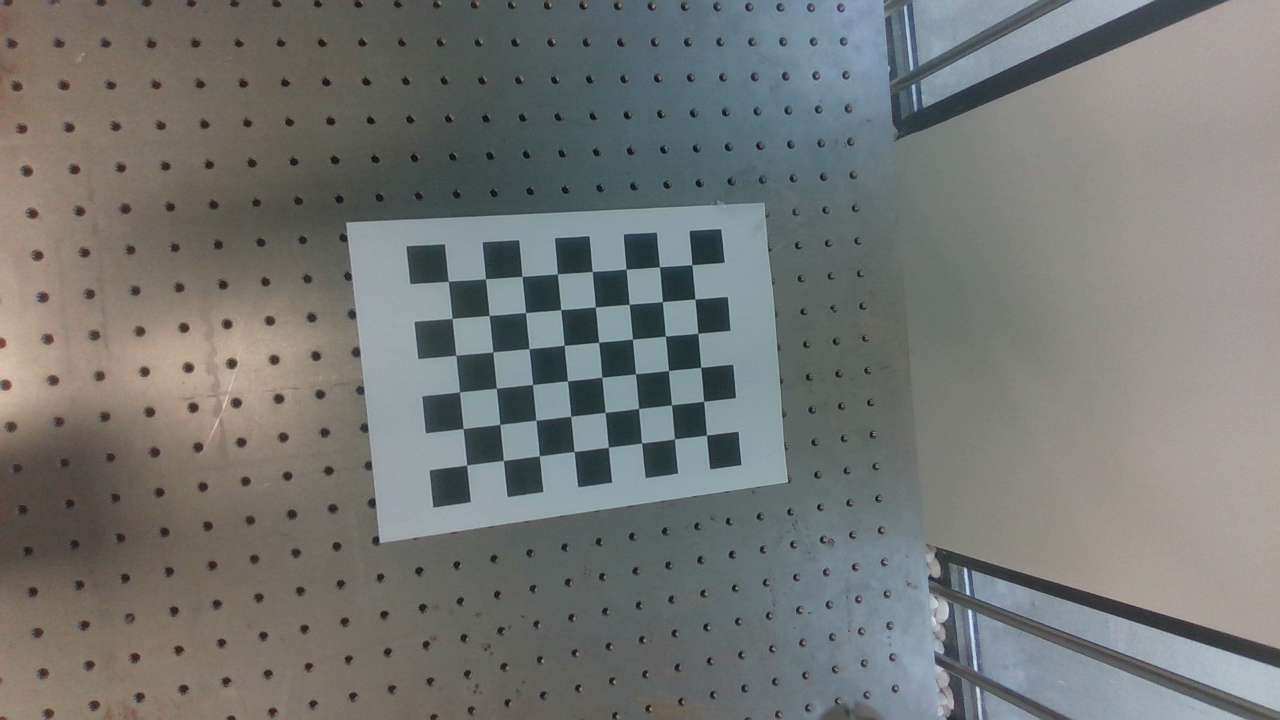
#> input picture calibration/saved_07_14_16_18/8.png, 1280 x 720 px, found by its file name
$ jupyter execute --allow-errors test.ipynb
#> lines starting #> are read from the running program, lines starting #| are printed output that depends on the picture; after the words box and inside, x2 and y2 are one past the last pixel; in counts of white or black regions, pixels touching at a corner belong together
[cell 1]
import numpy as np
import cv2
import matplotlib.pyplot as plt

[cell 2]
# termination criteria
criteria = (cv2.TERM_CRITERIA_EPS + cv2.TERM_CRITERIA_MAX_ITER, 30, 0.001)

# prepare object points, like (0,0,0), (1,0,0), (2,0,0) ....,(6,5,0)
objp = np.zeros((6*7,3), np.float32)
objp[:,:2] = np.mgrid[0:7,0:6].T.reshape(-1,2)

# Arrays to store object points and image points from all the images.
objpoints = [] # 3d point in real world space
imgpoints = [] # 2d points in image plane.

[cell 3]
objp.shape

#> (a cell that did not finish here is left out)

[cell 5]
img_path = r'C:\Users\HP\Desktop\hzq\hanglok-robotics\calibration\saved_07_14_16_18\8.png'

img = cv2.imread(img_path)
#> img is the input picture: shape (720, 1280, 3); mean B, G, R 116.3, 118.4, 116.9


lwr = np.array([0,0,143])
upr = np.array([179,61,252])
hsv = cv2.cvtColor(img,cv2.COLOR_BGR2HSV)
#> hsv: shape (720, 1280, 3); mean H, S, V 53.8, 34.8, 125
msk = cv2.inRange(hsv,lwr,upr)
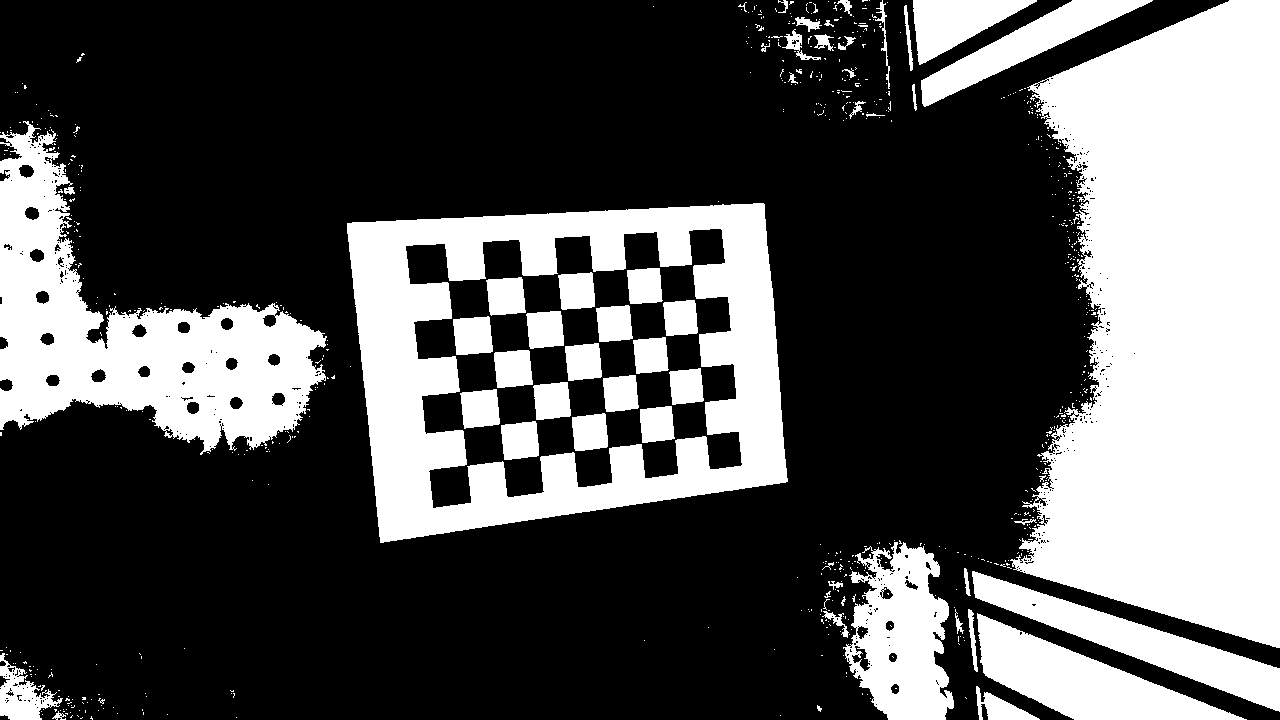
#> msk: shape (720, 1280); 33.3% white; 704 white regions (647 under 20 px), largest, box (x1, y1, x2, y2) and area: (1010, 0, 1280, 648) 126243, (347, 203, 788, 543) 63563, (0, 121, 327, 455) 43690
krn = cv2.getStructuringElement(cv2.MORPH_RECT,(50,30))
dlt = cv2.dilate(msk,krn,iterations=5)
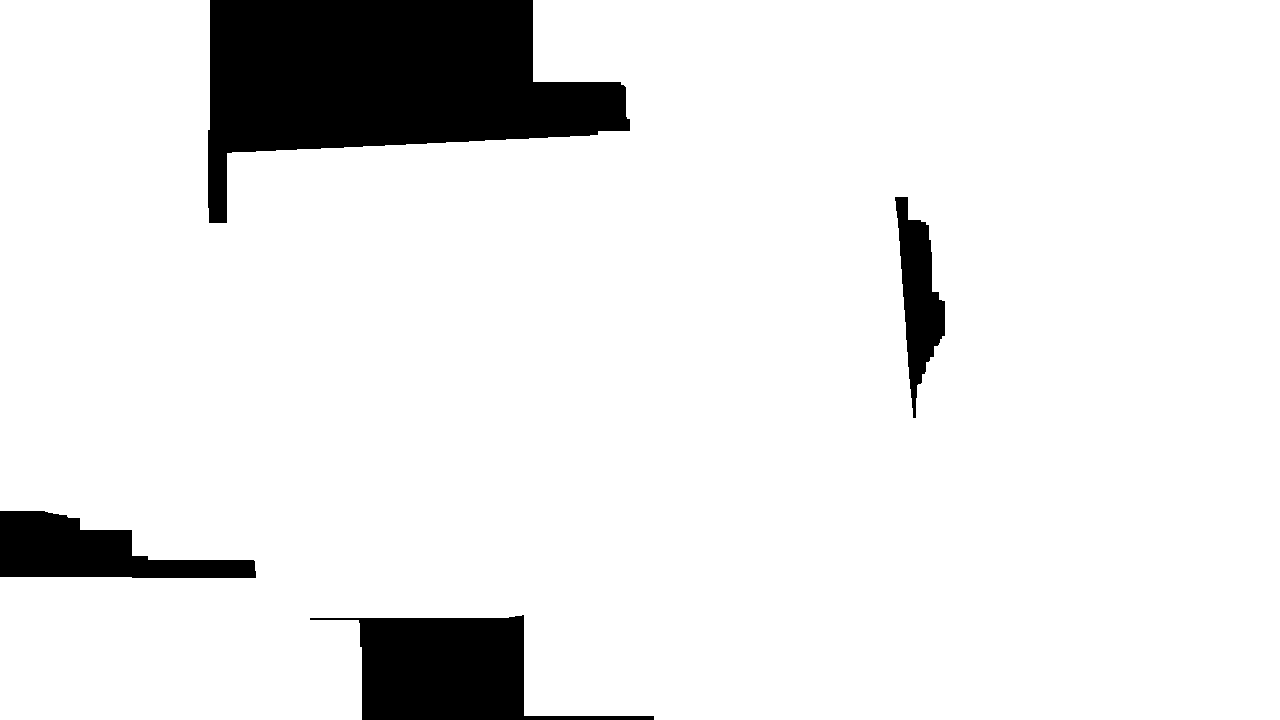
#> dlt: shape (720, 1280); 90.7% white; 4 black regions, box (x1, y1, x2, y2) and area: (208, 0, 630, 223) 53485, (310, 615, 654, 720) 17231, (0, 511, 256, 578) 9855, (895, 197, 945, 418) 5384
res = 255 - cv2.bitwise_and(dlt,msk)
res = np.uint8(res)
gray = cv2.cvtColor(img, cv2.COLOR_BGR2GRAY)
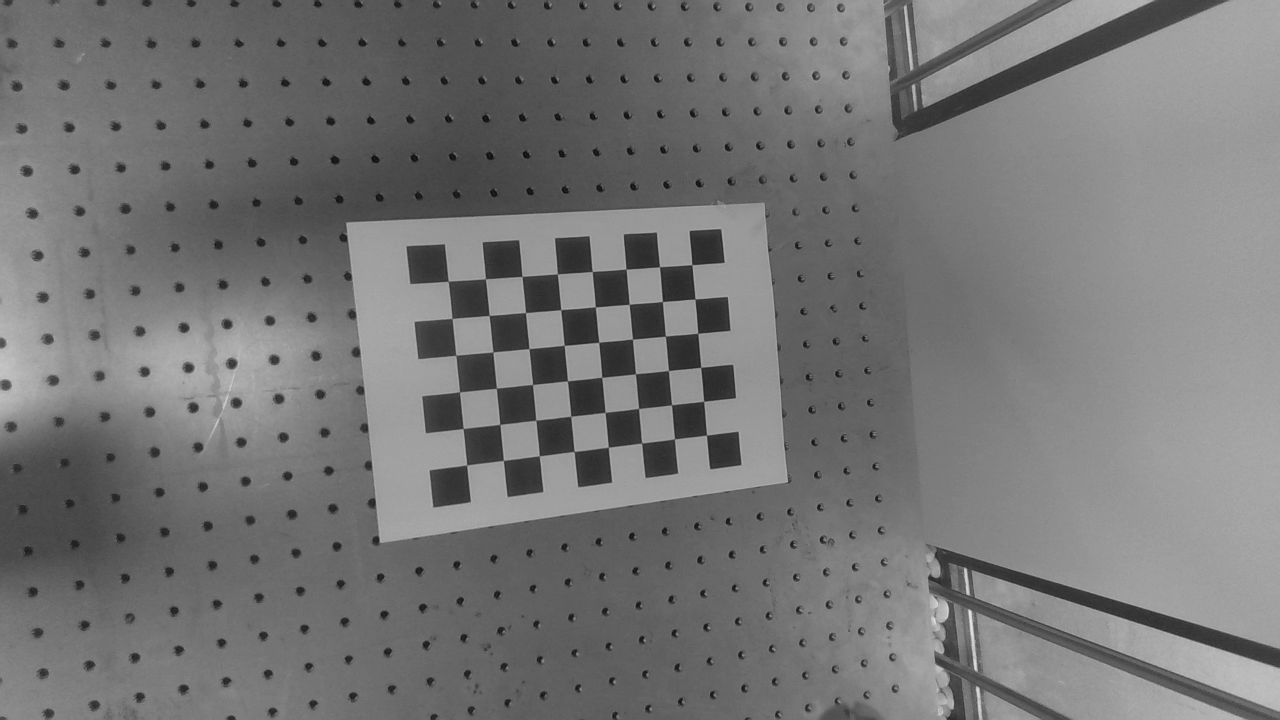
#> gray: shape (720, 1280); min 12, max 230, mean 117.6
ret, corners = cv2.findChessboardCorners(gray, (10,8),None)
#> ret = False; corners = None
# plt.imshow(res)
# plt.show()
if ret == True:
    objpoints.append(objp)   # Certainly, every loop objp is the same, in 3D.
    corners2 = cv2.cornerSubPix(res,corners,(11,11),(-1,-1),criteria)
    imgpoints.append(corners2)

    # Draw and display the corners
    img = cv2.drawChessboardCorners(img, (7,6), corners2, ret)

# cv2.imshow('img', img)
plt.imshow(img)
ret
#> Out = False

$ run again, with calibration/saved_07_14_16_18/1.png copied over calibration/saved_07_14_16_18/8.png
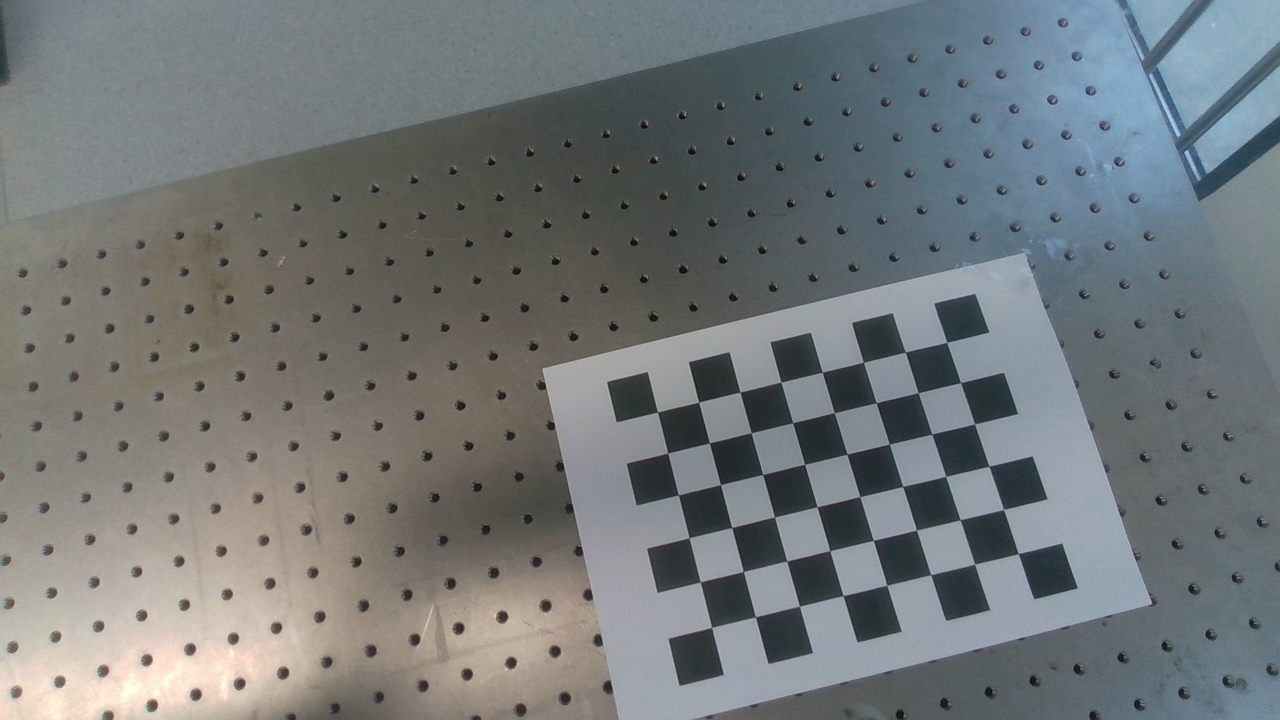
#> input picture calibration/saved_07_14_16_18/1.png, 1280 x 720 px, found by its file name
#> img is the input picture: shape (720, 1280, 3); mean B, G, R 121, 119.9, 115.1
#> hsv: shape (720, 1280, 3); mean H, S, V 70.8, 36.5, 127.1
#> `msk = cv2.inRange(hsv,lwr,upr)`:
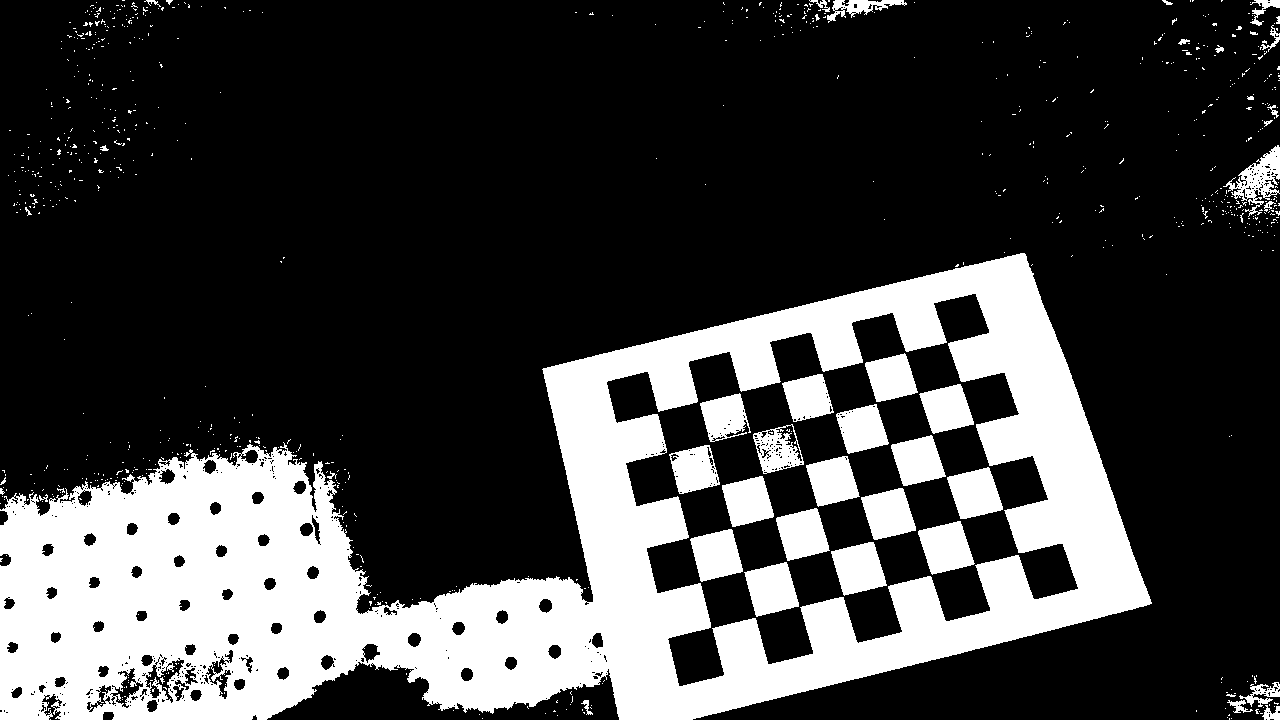
#> msk: shape (720, 1280); 25.6% white; 832 white regions (789 under 20 px), largest, box (x1, y1, x2, y2) and area: (0, 253, 1152, 720) 198230, (744, 562, 799, 617) 2057, (831, 542, 887, 596) 2056
#> dlt: shape (720, 1280); 95.4% white; 3 black regions, box (x1, y1, x2, y2) and area: (317, 0, 585, 365) 41007, (1212, 350, 1280, 365) 978, (1269, 512, 1280, 605) 363
#> `gray = cv2.cvtColor(img, cv2.COLOR_BGR2GRAY)`:
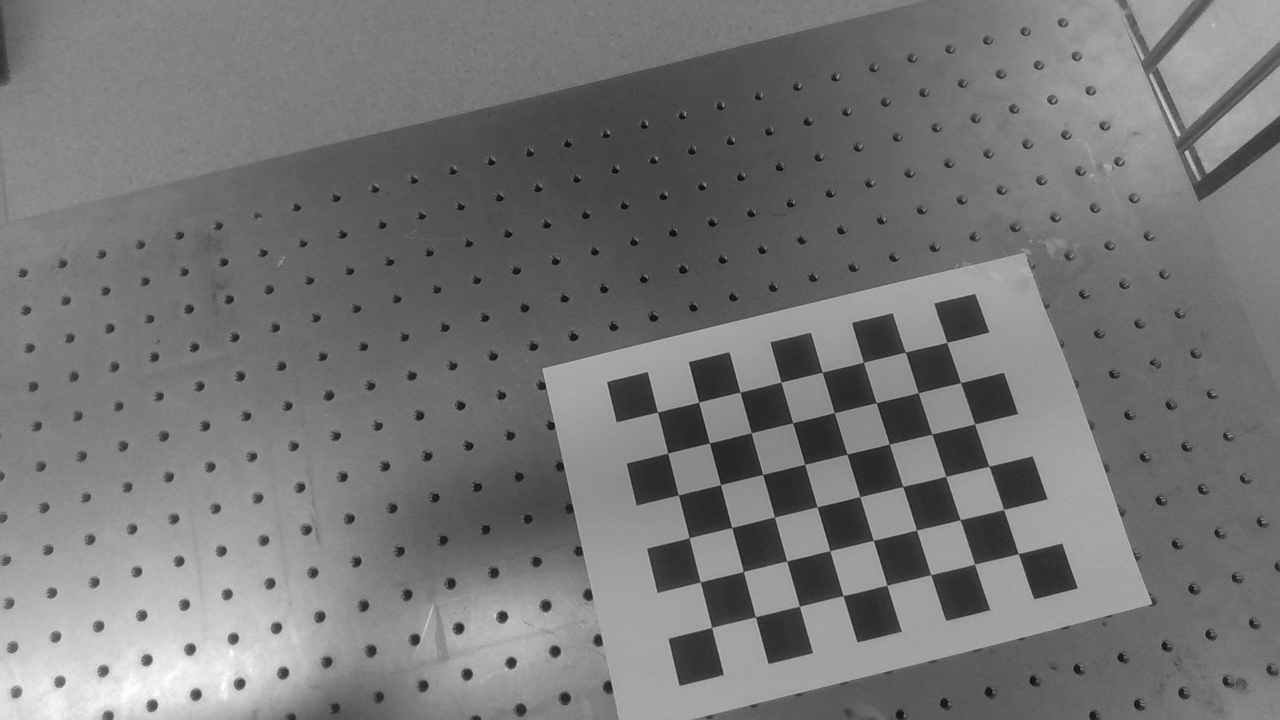
#> gray: shape (720, 1280); min 9, max 253, mean 118.5
#> ret = False; corners = None
#> Out = False

$ run again, with calibration/saved_07_14_16_18/2.png copied over calibration/saved_07_14_16_18/8.png
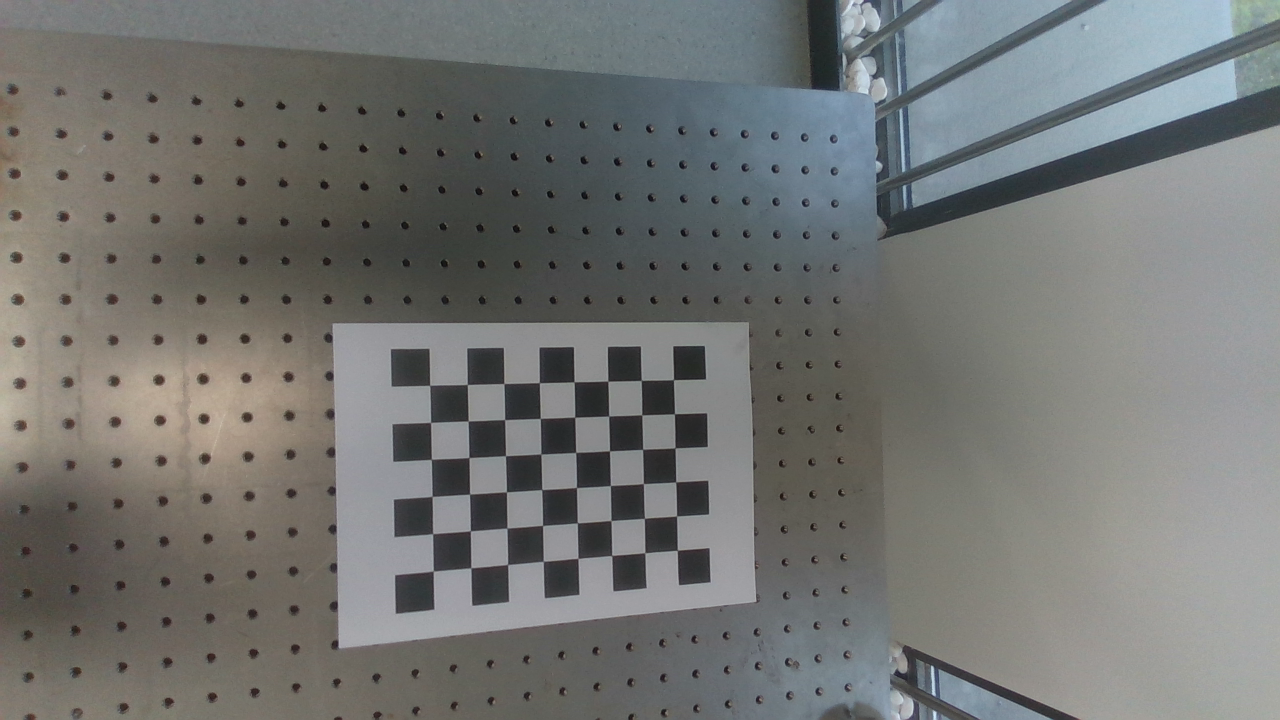
#> input picture calibration/saved_07_14_16_18/2.png, 1280 x 720 px, found by its file name
#> img is the input picture: shape (720, 1280, 3); mean B, G, R 114.5, 116.6, 115.3
#> hsv: shape (720, 1280, 3); mean H, S, V 57.5, 24.9, 120.8
#> `msk = cv2.inRange(hsv,lwr,upr)`:
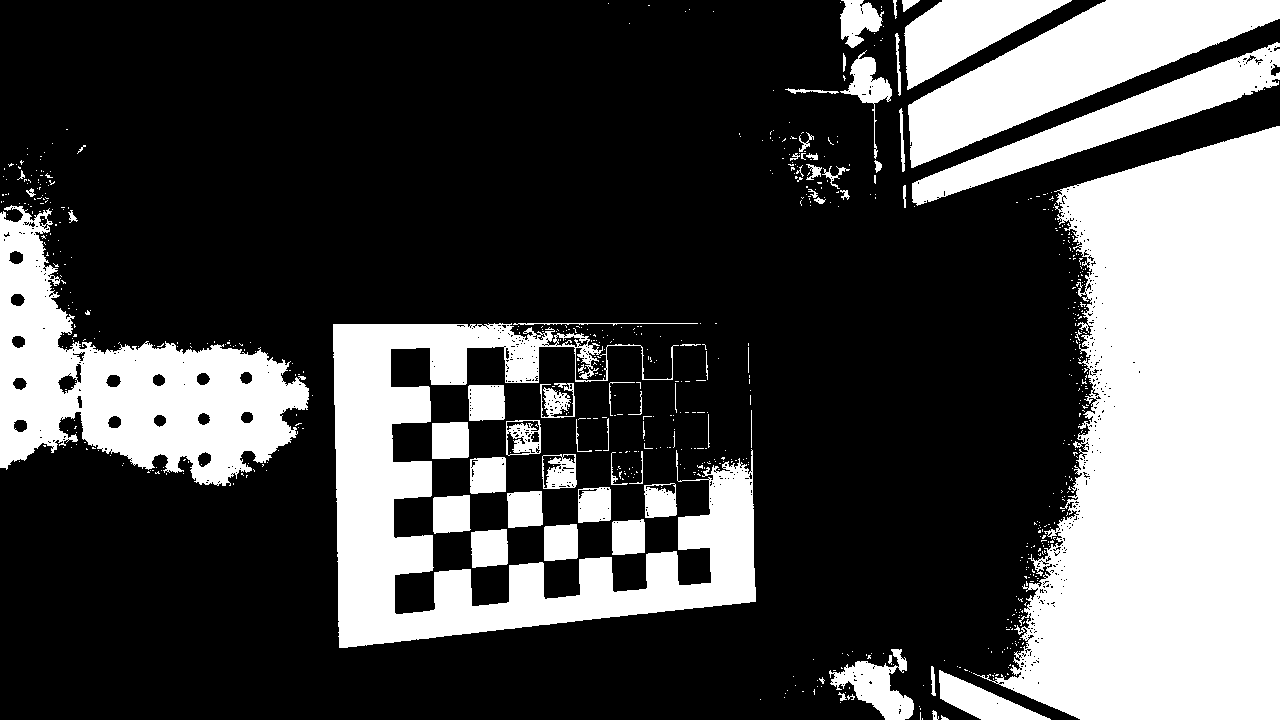
#> msk: shape (720, 1280); 30.3% white; 722 white regions (656 under 20 px), largest, box (x1, y1, x2, y2) and area: (973, 126, 1280, 720) 121735, (333, 323, 756, 648) 49815, (0, 205, 309, 486) 36828
#> `dlt = cv2.dilate(msk,krn,iterations=5)`:
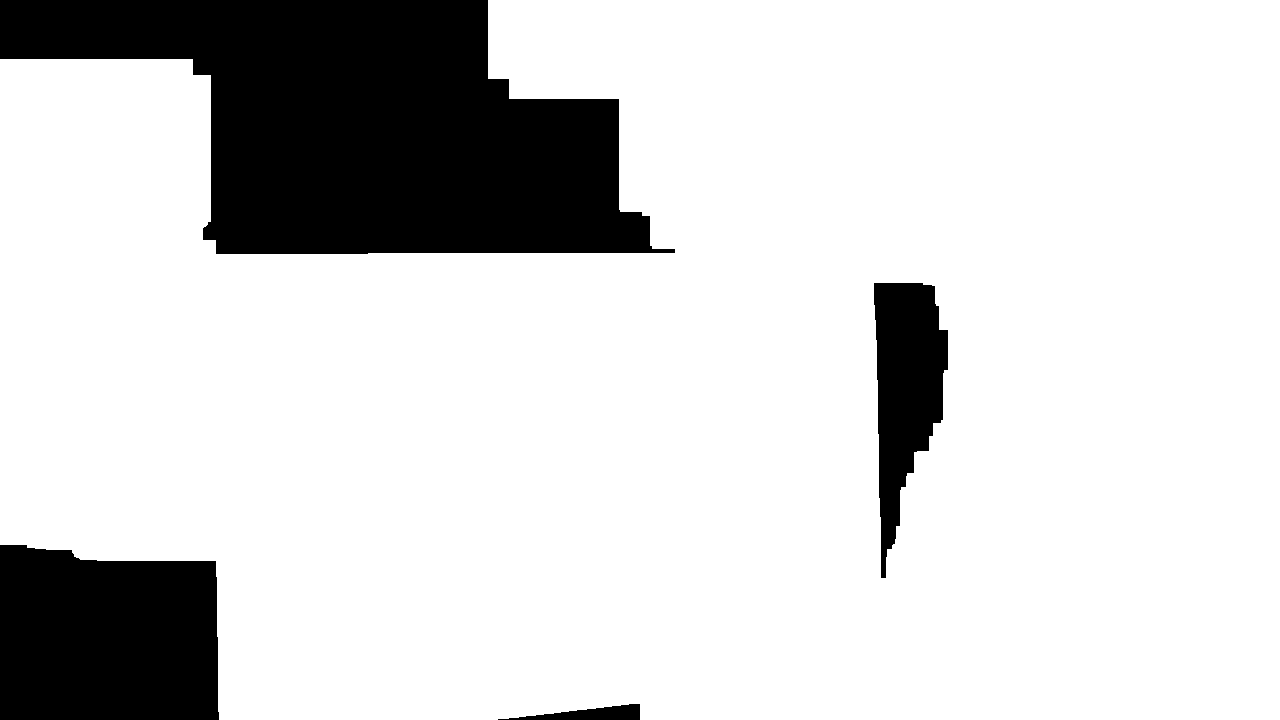
#> dlt: shape (720, 1280); 83.2% white; 4 black regions, box (x1, y1, x2, y2) and area: (0, 0, 675, 254) 104967, (0, 545, 219, 720) 35583, (874, 283, 948, 578) 13081, (498, 704, 640, 720) 1198
#> ret = False; corners = None
#> Out = False
